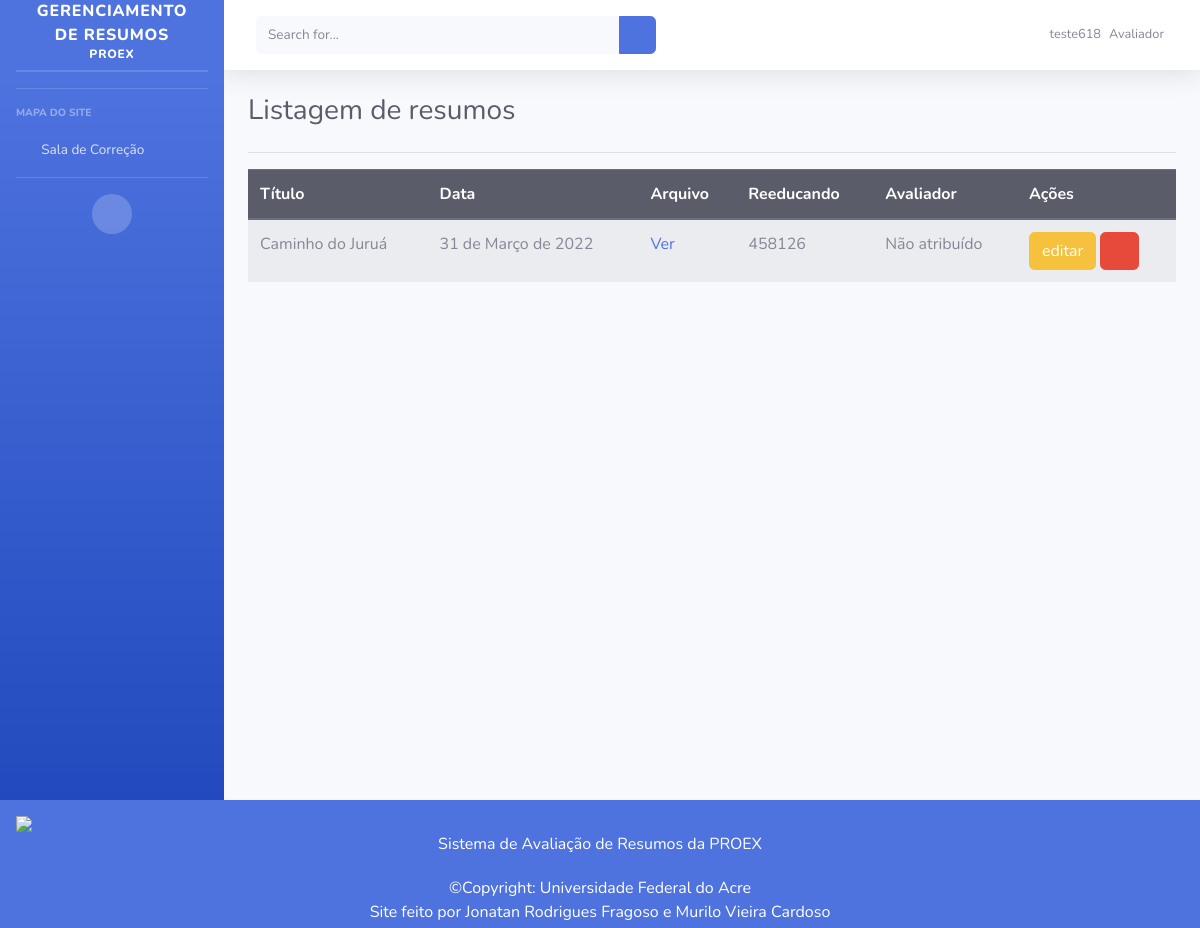
/resumos/listagem/ (signed in), run on the app's committed database.
### usuarios/models.py (models this page shows, shortened)
class User(AbstractUser):
    NIVEL = (
        (4, 'Avaliador'),
        (3, 'Diretor'),
        (2, 'Estagiário'),
        (1, 'Administrador'),
    )
    nivel = models.IntegerField(
        choices=NIVEL,
        blank=True, default=1)

class Resumo(models.Model):
    data = models.DateField(default=datetime.now)
    titulo = models.CharField('Título do resumo', max_length=200, default='titulo')
    arquivo = models.FileField(upload_to='media')
    reeducando = models.ForeignKey(Reeducando, on_delete=models.CASCADE)
    avaliador = models.ForeignKey(User, on_delete=models.CASCADE, null=True)

class Reeducando(models.Model):
    nome = models.CharField('Nome do reeducando', max_length=200)
    rgc = models.CharField('Nº do RGC', max_length=200)
    def __str__(self):
        return self.rgc

### usuarios/views.py (the view)
# urls.py: path('resumos/listagem/', ListagemResumo.as_view(), name='resumo_listagem'),
class ListagemResumo(LoginRequiredMixin, ListView):
    login_url = '/login/'
    redirect_field_name = 'redirect_to'
    model = Resumo
    template_name = 'resumos/listar_resumos.html'

### templates/resumos/listar_resumos.html (shortened to what this page needs)
{% extends 'index.html' %}
{% load static %}
    {% block conteudo %}
        <h1 class="h3 mb-4 text-gray-800">Listagem de resumos</h1>
        <hr>
        <table class="table table-striped ">
            <thead class="thead thead-dark">
                <tr>
                    <th>Título</th>
                    <th>Data</th>
                    <th>Arquivo</th>
                    <th>Reeducando</th>
                    <th>Avaliador</th>
                    <th>Ações</th>
                </tr>
            </thead>
            <tbody>
                {% for resumo in object_list %}
                <tr>
                    <td scope="row">{{ resumo.titulo }}</td>
                    <td>{{ resumo.data }}</td>
                    <td><a href="{{ MEDIA_URL }}{{ resumo.arquivo.url }}" target="_blank">Ver</a></td>
                    <td>{{ resumo.reeducando }}</td>
                    {% if resumo.avaliador %}
                        <td>{{ resumo.avaliador }}</td>
                    {% else %}
                        <td>Não atribuído</td>
                    {% endif %}
                    <td>
                        <a href="{% url 'resumo_update' resumo.pk %}" class="btn btn-warning">editar</a>
                        <a href="{% url 'resumo_exclusao' resumo.pk %}" class="btn btn-danger"><i class="fa fa-trash" aria-hidden="true"></i></a>
                    </td>
                </tr>
                {% empty %}
                    Nada foi registrado
                {% endfor %}
            </tbody>
        </table>
    {% endblock %}

### templates/base.html (shortened to what this page needs)
{% load static %}
<!DOCTYPE html>
<html lang="en">
<head>
    <link href={% static "fontawesome-free/css/all.min.css" %} rel="stylesheet" type="text/css">
    <link href={% static "css/sb-admin-2.min.css" %} rel="stylesheet">
</head>
<body id="page-top">
    <div id="wrapper">
        {% block auxiliar %}
        <ul class="navbar-nav bg-gradient-primary sidebar sidebar-dark accordion" id="accordionSidebar">
            <a class="sidebar-brand d-flex align-items-center justify-content-center" href="/">
                <div class="sidebar-brand-text mx-3">Gerenciamento de Resumos <sup>PROEX</sup></div>
            </a>
            <hr class="sidebar-divider my-0">
            <hr class="sidebar-divider">
            {% block usuarios %}
            {% endblock %}
            <hr class="sidebar-divider d-none d-md-block">
            <div class="text-center d-none d-md-inline">
                <button class="rounded-circle border-0" id="sidebarToggle"></button>
            </div>
        </ul>
        {% endblock %}
        <div id="content-wrapper" class="d-flex flex-column">
            <div id="content">
                <nav class="navbar navbar-expand navbar-light bg-white topbar mb-4 static-top shadow">
                    <form
                        class="d-none d-sm-inline-block form-inline mr-auto ml-md-3 my-2 my-md-0 mw-100 navbar-search">
                        <div class="input-group">
                            <input type="text" class="form-control bg-light border-0 small" placeholder="Search for..."
                                aria-label="Search" aria-describedby="basic-addon2">
                            <div class="input-group-append">
                                <button class="btn btn-primary" type="button">
                                    <i class="fas fa-search fa-sm"></i>
                                </button>
                            </div>
                        </div>
                    </form>
                    <ul class="navbar-nav ml-auto">
                        <li class="nav-item dropdown no-arrow">
                            <a class="nav-link dropdown-toggle" href="#" id="userDropdown" role="button"
                                data-toggle="dropdown" aria-haspopup="true" aria-expanded="false">
                                <span class="mr-2 d-none d-lg-inline text-gray-600 small">{{request.user.username}}</span>
                                {% if request.user.nivel == 1 %}
                                <span class="mr-2 d-none d-lg-inline text-gray-600 small"> Administrador</span>
                                    {% elif request.user.nivel == 4 %}
                                    <span class="mr-2 d-none d-lg-inline text-gray-600 small"> Avaliador</span>
                                    {% elif request.user.nivel == 3 %}
                                    <span class="mr-2 d-none d-lg-inline text-gray-600 small"> Diretor</span>
                                    {% else %}
                                    <span class="mr-2 d-none d-lg-inline text-gray-600 small"> Estagiário</span>
                                {% endif %}
                            </a>
                        </li>
                    </ul>
                </nav>
                <div class="container-fluid">
                    {% block conteudo %}{% endblock %}
                </div>
            </div>
        </div>
    </div>
</body>
<footer class="text-bottom text-white">
    <section class="">
        <div class="text-center p-3" style="background-color: #4e73df;">
            <img class="mx-auto d-block" src="{% static 'img/apoio.png' %}">
            <span class="me-1">Sistema de Avaliação de Resumos da PROEX</span>
        </div>
        <div class="text-center p-1" style="background-color: #4e73df;">
            ©Copyright: Universidade Federal do Acre
            <br>
            Site feito por
            <a href="https://github.com/JonatanFragoso" style="color:White">Jonatan Rodrigues Fragoso</a> e
            <a href="https://github.com/Murilovc" style="color:White">Murilo Vieira Cardoso</a>
        </div>
    </section>
</footer>
</html>

### data on the page
User: user.username "teste618"
Resumo: titulo "Caminho do Juruá", data "31 de Março de 2022", reeducando "458126", shows "Não atribuído"
